Frame 1 (no input): blank canvas, image omitted
Frame 60 (no input): blank canvas, image omitted
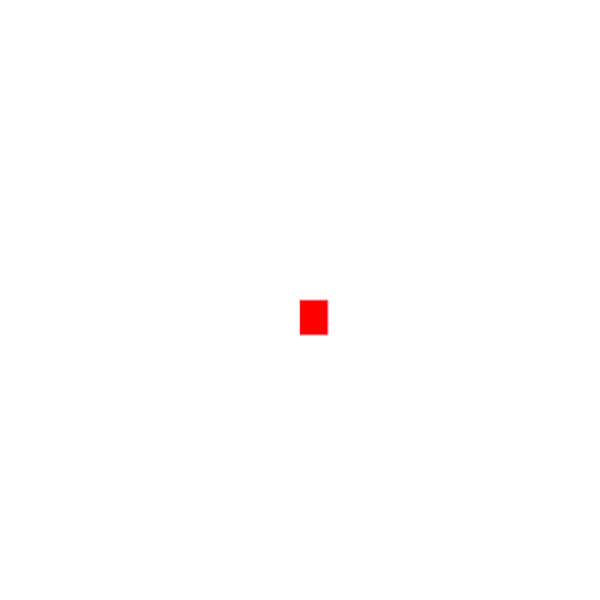
Frame 120 (the mouse pressed at the canvas centre since frame 60)

The p5.js sketch whose frames 1 and 60 were blank and that drew this single picture after the mouse press (run headless with seeded random() and noise() and a simulated clock; from frame 60 on, the mouse is pressed at the canvas centre):

// p5.js sketch
// ── sketch.js
function setup() {
    createCanvas(600, 600);
    background("white");
  }
  
  function draw() {  
    stroke ("pink")
    fill ("red")
    
   // console.log(mouseIsPressed);
    
    if(mouseIsPressed)
    rect(mouseX, mouseY, 28, 35)
   }
